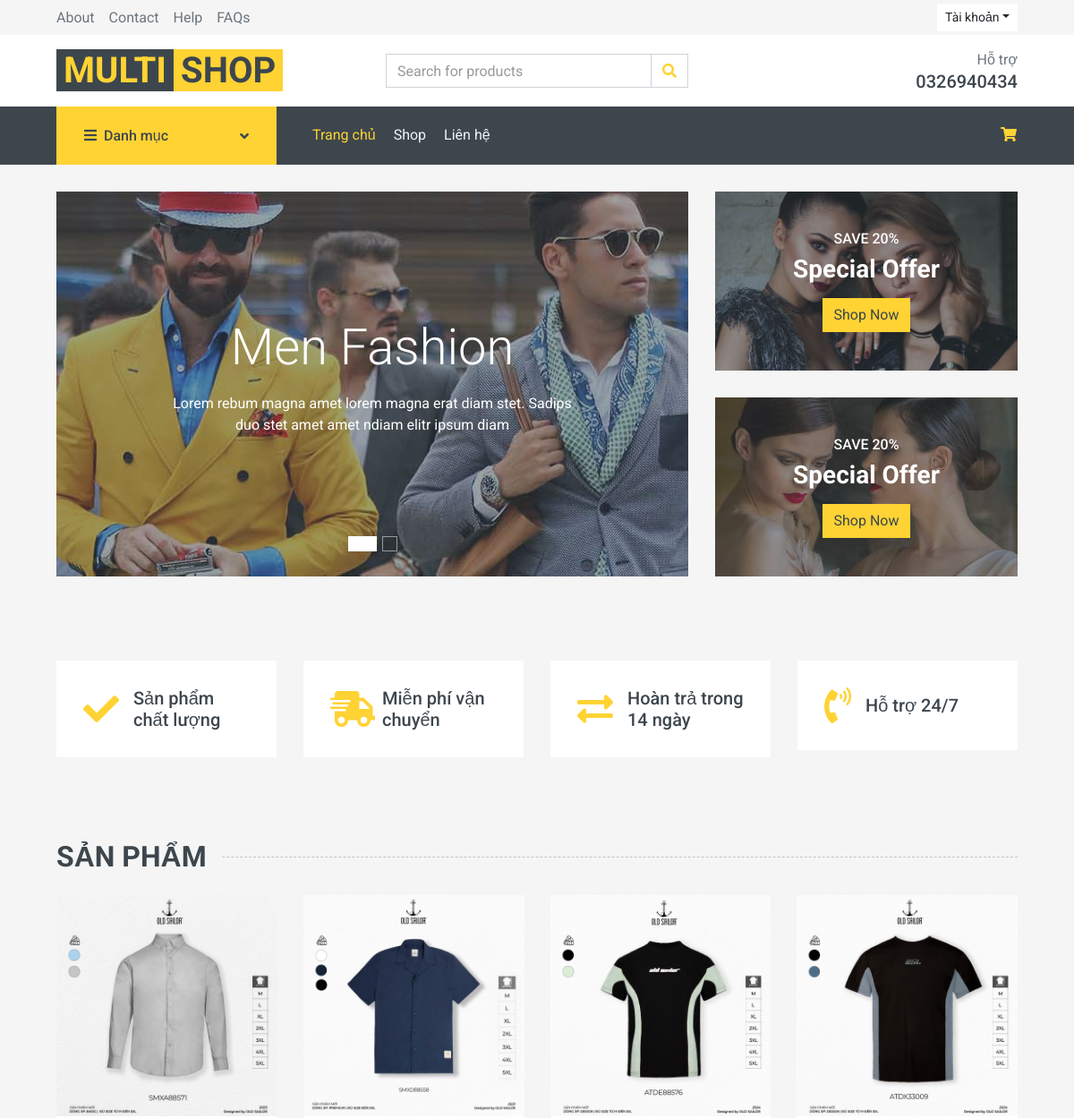
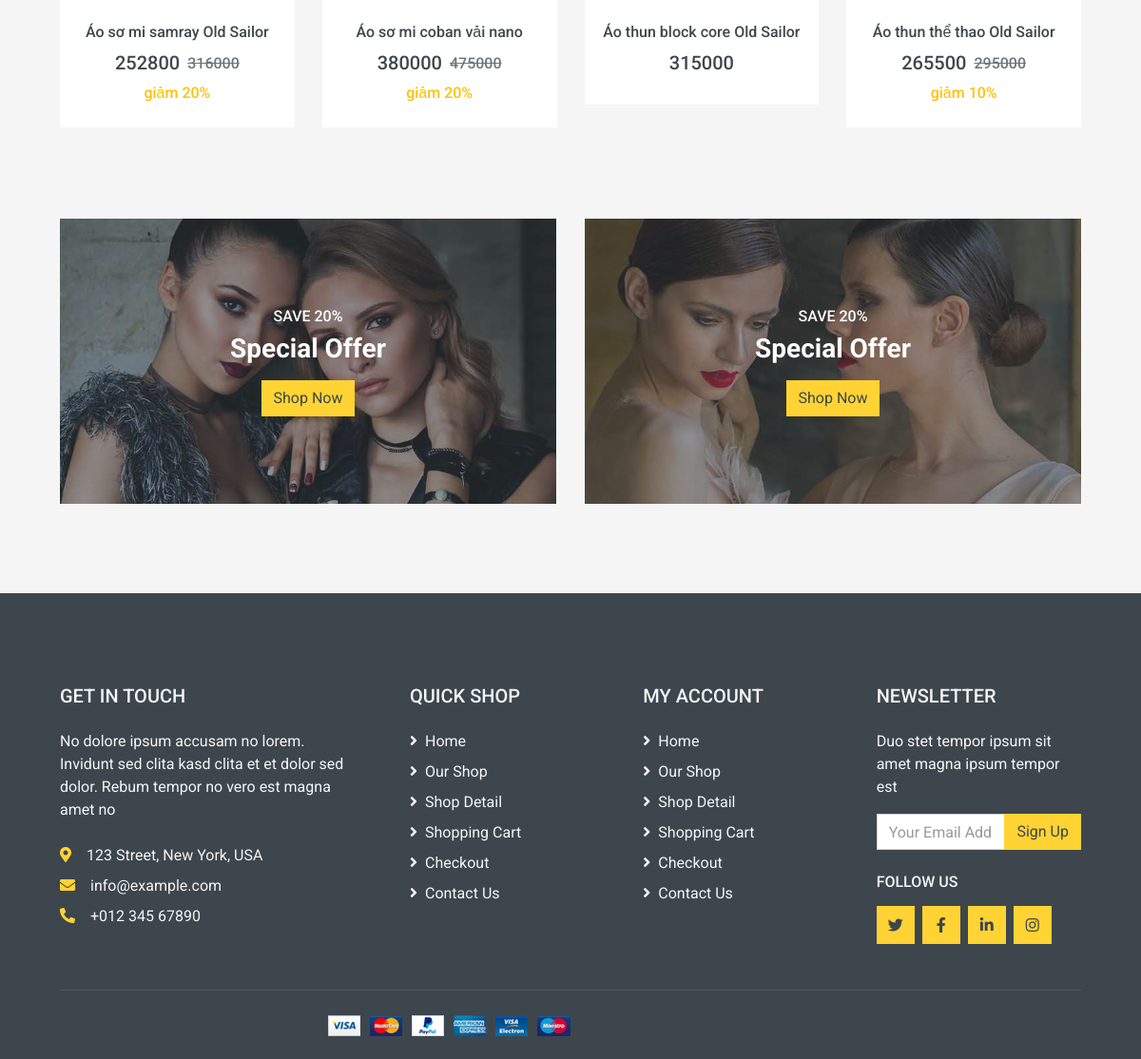
The app's page /user/index with its own data (2 pictures, top to bottom).
### tables this page shows
CREATE TABLE `products` (
  `id` int(11) NOT NULL,
  `name` varchar(150) NOT NULL,
  `description` varchar(500) NOT NULL,
  `price` double NOT NULL,
  `image` varchar(300) DEFAULT NULL,
  `category` varchar(300) NOT NULL,
  `discount` int(11) DEFAULT NULL
);

### app/controllers/UserController.php (called while the page is built, shortened)
<?php
class UserController{
    private $userModel;
    function __construct(){
        $this->db = (new Database())->getConnection();
        $this->userModel = new UserModel($this->db);
    }
    public function index()
    {
            $products = $this->userModel->readAll();
            include_once 'app/views/user/index.php';
    }
}

### index.php (called while the page is built, shortened)
<?php
require_once 'config/database.php';
require_once 'app/models/UserModel.php';
$url = $_GET['url'] ?? '';
$url = rtrim($url, '/');
$url = filter_var($url, FILTER_SANITIZE_URL);
$url = explode('/', $url);
$action = isset($url[1]) && $url[1] != '' ? $url[1] : 'index';
$controller = new $controllerName();
call_user_func_array([$controller, $action], array_slice($url, 2));

### config/database.php (called while the page is built, shortened)
<?php
class Database {
    private $host = "localhost";
    private $db_name = "shop_clothing";
    private $username = "root";
    private $password = "";
    public function getConnection() {
        $this->conn = null;
        try {
            $this->conn = new PDO("mysql:host=" . $this->host . ";dbname=" . $this->db_name, $this->username, $this->password);
            $this->conn->exec("set names utf8");
        } catch(PDOException $exception) {
            echo "Connection error: " . $exception->getMessage();
        }
        return $this->conn;
    }
}

### app/models/UserModel.php (called while the page is built, shortened)
<?php
class UserModel {
    private $conn;
    private $table_name = "products";
    public function __construct($db) {
        $this->conn = $db;
    }
    function readAll() {
        $query = "SELECT id, name, description, price, image, category, discount FROM " . $this->table_name . " LIMIT 8";
        $stmt = $this->conn->prepare($query);
        $stmt->execute();
        return $stmt;
    }
}

### app/views/user/index.php (the view, shortened to what this page needs)
<?php
include_once 'app/views/user/header.php';
?>
    <div class="container-fluid mb-3">
        <div class="row px-xl-5">
            <div class="col-lg-8">
                <div id="header-carousel" class="carousel slide carousel-fade mb-30 mb-lg-0" data-ride="carousel">
                    <ol class="carousel-indicators">
                        <li data-target="#header-carousel" data-slide-to="0" class="active"></li>
                        <li data-target="#header-carousel" data-slide-to="1"></li>
                    </ol>
                    <div class="carousel-inner">
                        <div class="carousel-item position-relative active" style="height: 430px;">
                            <img class="position-absolute w-100 h-100" src="/shopclothing/public/user/img/carousel-1.jpg" style="object-fit: cover;">
                            <div class="carousel-caption d-flex flex-column align-items-center justify-content-center">
                                <div class="p-3" style="max-width: 700px;">
                                    <h1 class="display-4 text-white mb-3 animate__animated animate__fadeInDown">Men Fashion</h1>
                                    <p class="mx-md-5 px-5 animate__animated animate__bounceIn">Lorem rebum magna amet lorem magna erat diam stet. Sadips duo stet amet amet ndiam elitr ipsum diam</p>
                                </div>
                            </div>
                        </div>
                    </div>
                </div>
            </div>
            <div class="col-lg-4">
                <div class="product-offer mb-30" style="height: 200px;">
                    <img class="img-fluid" src="/shopclothing/public/user/img/offer-1.jpg" alt="">
                    <div class="offer-text">
                        <h6 class="text-white text-uppercase">Save 20%</h6>
                        <h3 class="text-white mb-3">Special Offer</h3>
                        <a href="" class="btn btn-primary">Shop Now</a>
                    </div>
                </div>
                <div class="product-offer mb-30" style="height: 200px;">
                    <img class="img-fluid" src="/shopclothing/public/user/img/offer-2.jpg" alt="">
                    <div class="offer-text">
                        <h6 class="text-white text-uppercase">Save 20%</h6>
                        <h3 class="text-white mb-3">Special Offer</h3>
                        <a href="" class="btn btn-primary">Shop Now</a>
                    </div>
                </div>
            </div>
        </div>
    </div>
    <div class="container-fluid pt-5">
        <div class="row px-xl-5 pb-3">
            <div class="col-lg-3 col-md-6 col-sm-12 pb-1">
                <div class="d-flex align-items-center bg-light mb-4" style="padding: 30px;">
                    <h1 class="fa fa-check text-primary m-0 mr-3"></h1>
                    <h5 class="font-weight-semi-bold m-0">Sản phẩm chất lượng</h5>
                </div>
            </div>
            <div class="col-lg-3 col-md-6 col-sm-12 pb-1">
                <div class="d-flex align-items-center bg-light mb-4" style="padding: 30px;">
                    <h1 class="fa fa-shipping-fast text-primary m-0 mr-2"></h1>
                    <h5 class="font-weight-semi-bold m-0">Miễn phí vận chuyển</h5>
                </div>
            </div>
            <div class="col-lg-3 col-md-6 col-sm-12 pb-1">
                <div class="d-flex align-items-center bg-light mb-4" style="padding: 30px;">
                    <h1 class="fas fa-exchange-alt text-primary m-0 mr-3"></h1>
                    <h5 class="font-weight-semi-bold m-0">Hoàn trả trong 14 ngày</h5>
                </div>
            </div>
            <div class="col-lg-3 col-md-6 col-sm-12 pb-1">
                <div class="d-flex align-items-center bg-light mb-4" style="padding: 30px;">
                    <h1 class="fa fa-phone-volume text-primary m-0 mr-3"></h1>
                    <h5 class="font-weight-semi-bold m-0">Hỗ trợ 24/7</h5>
                </div>
            </div>
        </div>
    </div>
    <div class="container-fluid py-5">
        <h2 class="section-title position-relative text-uppercase mx-xl-5 mb-4"><span class="bg-secondary pr-3">Sản phẩm</span></h2>
        <div class="row px-xl-5">
            <div class="col">
                <div class="owl-carousel related-carousel">
                <?php while ($row = $products->fetch(PDO::FETCH_ASSOC)) : ?>
                    <div class="product-item bg-light">
                    <div class="product-img position-relative overflow-hidden">
                        <?php if (empty($row['image']) || !file_exists($row['image'])) : ?>
                            <img class="img-fluid w-100" src="img/no-image.jpg" alt="No Image">
                        <?php else : ?>
                            <img class="img-fluid w-100" src="/shopclothing/<?= $row['image'] ?>" alt="<?= $row['name'] ?>">
                        <?php endif; ?>
                        <div class="product-action">
                        </div>
                    </div>
                    <?php
                        $discountedPrice = $row['price'] - ($row['price'] * $row['discount'] / 100);
                    ?>
                    <div class="text-center py-4">
                        <a class="h6 text-decoration-none text-truncate" href=""><?= $row['name'] ?></a>
                        <div class="d-flex align-items-center justify-content-center mt-2">
                            <h5><?= $discountedPrice ?></h5>
                            <?php if ($row['discount'] > 0) : ?>
                                <h6 class="text-muted ml-2"><del><?= $row['price'] ?> </del></h6>
                            <?php endif; ?>
                        </div>
                        <?php if ($row['discount'] > 0) : ?>
                            <a class="h6 text-decoration-none text-truncate text-warning" href=""> giảm <?= $row['discount'] ?>%</a>
                        <?php endif; ?>
                    </div>
                    </div>
                    <?php endwhile; ?>
                </div>
            </div>
        </div>
    </div>
    <div class="container-fluid pt-5 pb-3">
        <div class="row px-xl-5">
            <div class="col-md-6">
                <div class="product-offer mb-30" style="height: 300px;">
                    <img class="img-fluid" src="/shopclothing/public/user/img/offer-1.jpg" alt="">
                    <div class="offer-text">
                        <h6 class="text-white text-uppercase">Save 20%</h6>
                        <h3 class="text-white mb-3">Special Offer</h3>
                        <a href="" class="btn btn-primary">Shop Now</a>
                    </div>
                </div>
            </div>
            <div class="col-md-6">
                <div class="product-offer mb-30" style="height: 300px;">
                    <img class="img-fluid" src="/shopclothing/public/user/img/offer-2.jpg" alt="">
                    <div class="offer-text">
                        <h6 class="text-white text-uppercase">Save 20%</h6>
                        <h3 class="text-white mb-3">Special Offer</h3>
                        <a href="" class="btn btn-primary">Shop Now</a>
                    </div>
                </div>
            </div>
        </div>
    </div>
<?php
include_once 'app/views/user/footer.php';
?>

### records on screen
products: image (picture), name "Áo sơ mi samray Old Sailor", discountedPrice "252800", price "316000", discount "20"
products: image (picture), name "Áo sơ mi coban vải nano", discountedPrice "380000", price "475000", discount "20"
products: image (picture), name "Áo thun block core Old Sailor", price "315000"
products: image (picture), name "Áo thun thể thao Old Sailor", discountedPrice "265500", price "295000", discount "10"
